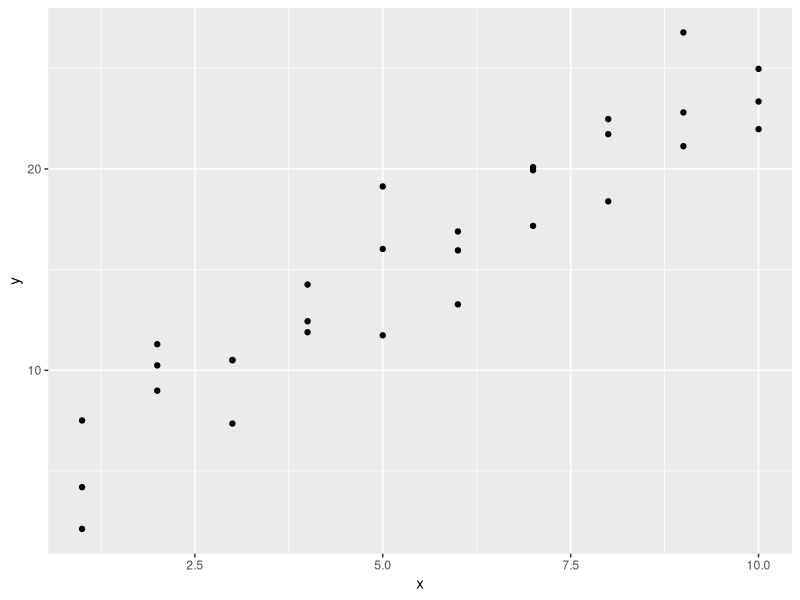
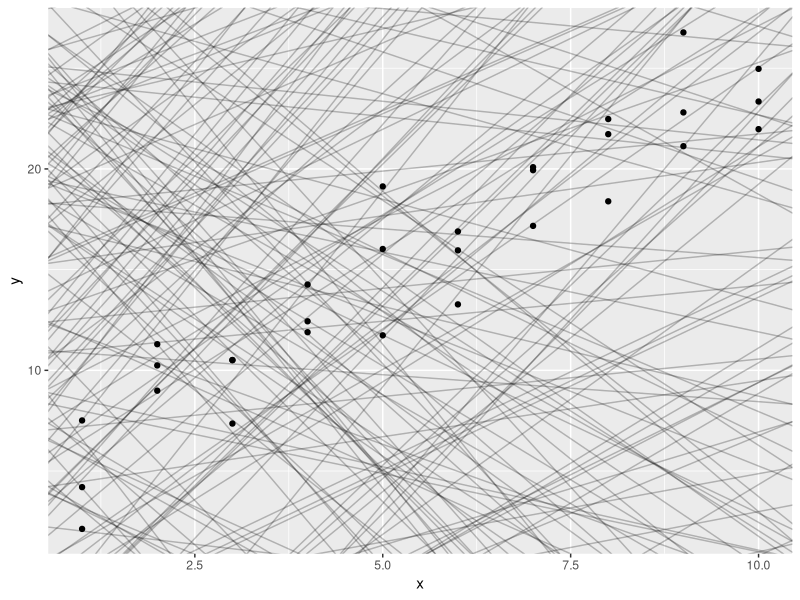
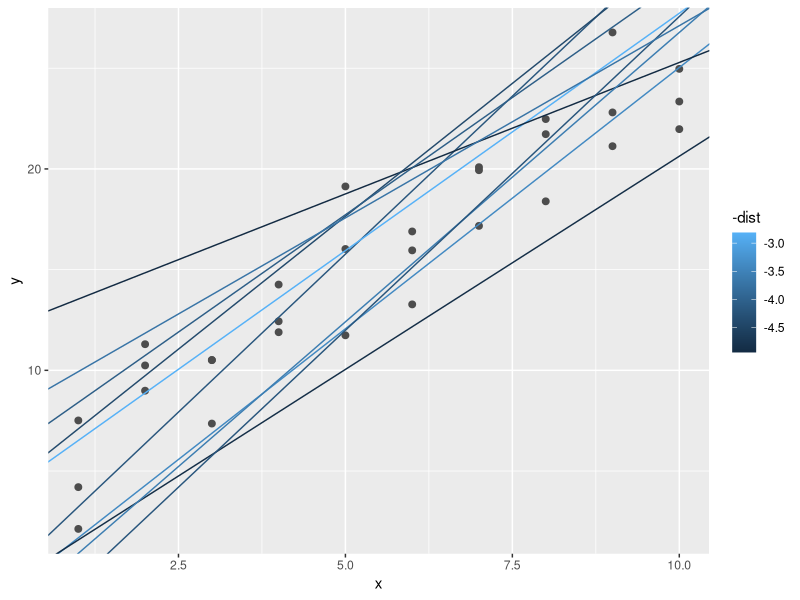
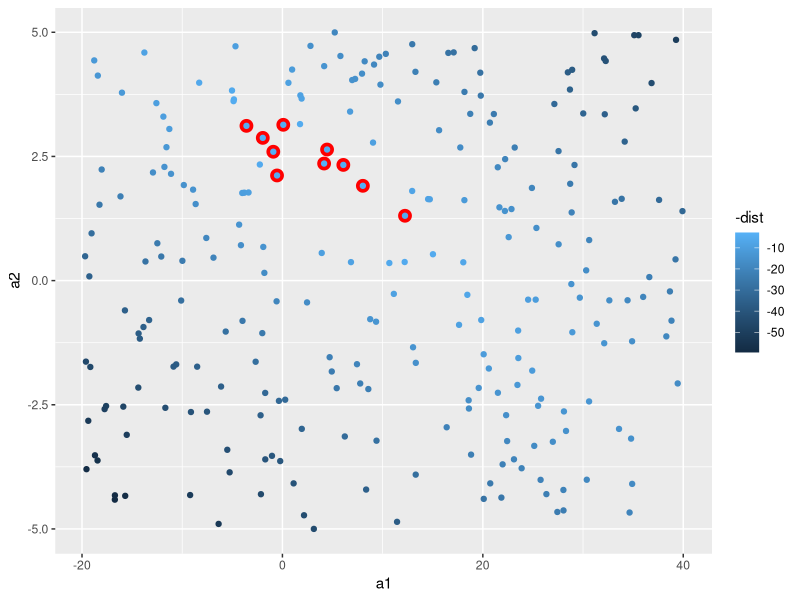
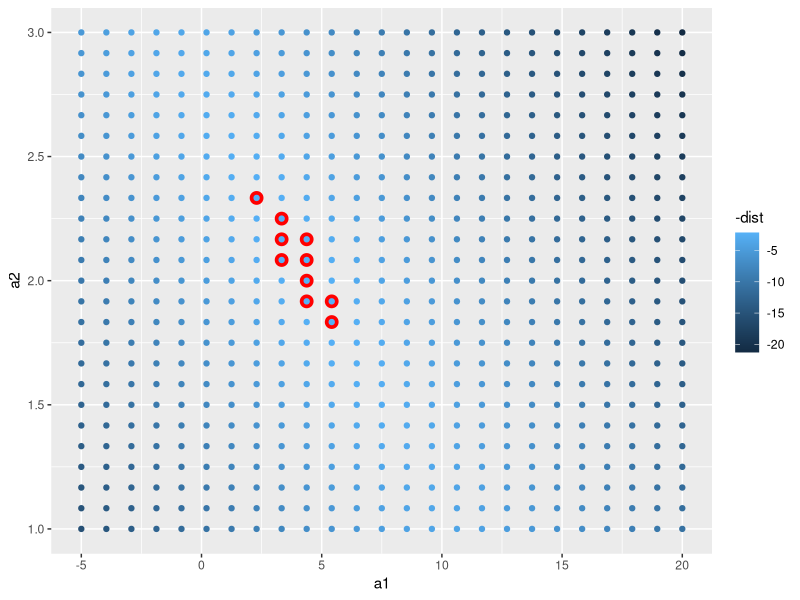
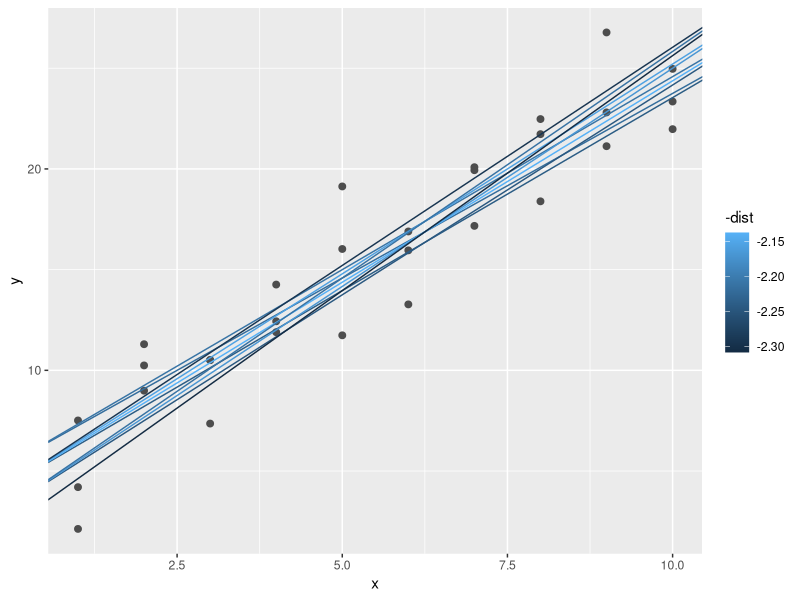
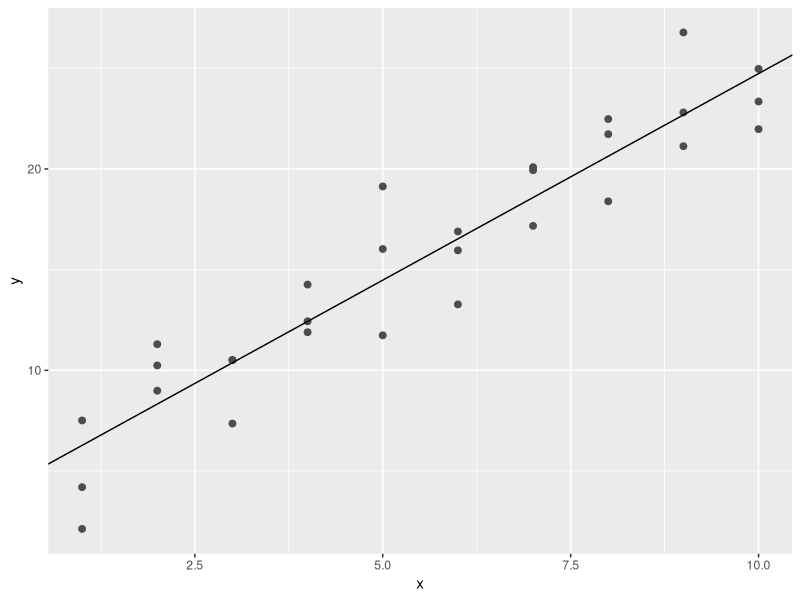
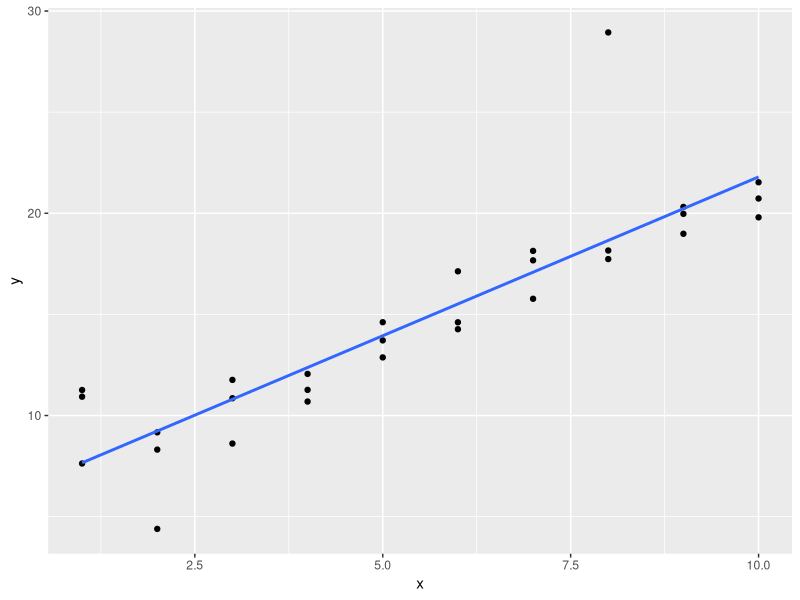

Generate these figures, in order, with R:
## ---- chunk 1
knitr::opts_chunk$set(echo = TRUE)
## ---- chunk 2
library(tidyverse)
library(modelr)
options(na.action = na.warn)
## ---- chunk 3
ggplot(sim1, aes(x,y)) +
  geom_point()
## ---- chunk 4
models <- tibble(
  a1 = runif(250, -20, 40),
  a2 = runif(250, -5, 5)
)

ggplot(sim1, aes(x, y)) +
  geom_abline(aes(intercept = a1, slope = a2), data = models, alpha =1/4) +
  geom_point()
## ---- chunk 5
# y = b + m * x

# y = intercept + data$x * slope

model1 <- function(a, data){
  a[1] + data$x * a[2]      
}

model1(c(7, 1.5), sim1) 
# 7 + data$x * 1.5
# 7 + data$x * 1.5 etc.
## ---- chunk 6
measure_distance <- function(mod, data){
  diff <- data$y - model1(mod, data) #data$y - model
  sqrt(mean(diff ^ 2))
}

measure_distance(c(7, 1.5), sim1)
## ---- chunk 7
sim1_dist <- function(a1, a2){
  #measure distance first estimates y with intercept and slop
  # and then measure the distance between the model and the y
  measure_distance(c(a1, a2), sim1) 
}

models <- models %>% 
  mutate(dist = purrr::map2_dbl(a1, a2, sim1_dist)) 

models
## ---- chunk 8
ggplot(sim1, aes(x, y)) + 
  geom_point(size = 2, colour = "grey30") +
  geom_abline(
    aes(intercept = a1, slope = a2, color = -dist),
    data = filter(models, rank(dist) <= 10)
  )
## ---- chunk 9
ggplot(models, aes(a1, a2)) +
  geom_point(data = filter(models, rank(dist) <= 10), size = 4, colour = "red") +
  geom_point(aes(colour = -dist))
## ---- chunk 10
grid <- expand.grid(
  a1 = seq(-5, 20, length = 25),
  a2 = seq(1, 3, length = 25)
) %>% 
  mutate(dist = purrr::map2_dbl(a1, a2, sim1_dist))

grid %>% 
  ggplot(aes(a1, a2)) +
  geom_point(data = filter(grid, rank(dist) <= 10), size = 4, colour = "red") +
  geom_point(aes(colour = -dist))
## ---- chunk 11
ggplot(sim1, aes(x, y)) + 
  geom_point(size = 2, colour = "grey30") + 
  geom_abline(
    aes(intercept = a1, slope = a2, colour = -dist), 
    data = filter(grid, rank(dist) <= 10)
  )
## ---- chunk 12
best <- optim(c(0, 0), measure_distance, data = sim1)
best$par
## ---- chunk 13
ggplot(sim1, aes(x, y)) +
  geom_point(size = 2, colour = "grey30") +
  geom_abline(intercept = best$par[1], slope = best$par[2])
## ---- chunk 14
sim1_mod <- lm(y ~ x, data = sim1)
coef(sim1_mod)
## ---- chunk 15
sim1a <- tibble(
  x = rep(1:10, each = 3), 
  y = x * 1.5 + 6 + rt(length(x), df = 2) #rt pseudo number for t distributions
)
sim1a
## ---- chunk 16
ggplot(sim1a, aes(x, y)) +
  geom_point() +
  geom_smooth(method = "lm", se = FALSE)
## ---- chunk 17
simt <- function(i){
  tibble(
    x = rep(1:10, each = 3),
    y = x * 1.5 + 6 + rt(length(x), df = 2), #df is degree of freedom
    .id = i
  )
}

sims <- map_df(1:12, simt)

ggplot(sims, aes(x = x, y = y)) +
  geom_point() +
  geom_smooth(method = "lm", colour = "red") +
  facet_wrap(~.id, ncol = 4)
## ---- chunk 18
sim_norm <- function(i) {
  tibble(
    x = rep(1:10, each = 3),
    y = x * 1.5 + 6 + rnorm(length(x)),
    .id = i
  )
}

simdf_norm <- map_df(1:12, sim_norm)

ggplot(simdf_norm, aes(x = x, y = y)) +
  geom_point() +
  geom_smooth(method = "lm", colour = "red") +
  facet_wrap(~.id, ncol = 4)
## ---- chunk 19
tibble(
  x = seq(-5, 5, length.out = 100),
  normal = dnorm(x),
  student_t = dt(x, df = 2)
) %>%
  pivot_longer(-x, names_to="distribution", values_to="density") %>%
  ggplot(aes(x = x, y = density, colour = distribution)) +
  geom_line()
## ---- chunk 20
pnorm(2, lower.tail = FALSE)
## ---- chunk 21
pt(2, df = 2, lower.tail = FALSE)
